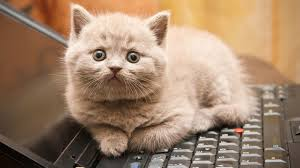
#> input picture download.jpeg, 300 x 168 px
$ jupyter execute Untitled.ipynb
#> lines starting #> are read from the running program, lines starting #| are printed output that depends on the picture; long printed decimals are rounded
[cell 1]
import cv2
import random
import numpy as np
from matplotlib import pyplot as plt

[cell 2]
img_gray = cv2.imread('download.jpeg',0)
#> img_gray: shape (168, 300); min 0, max 255, mean 137.5
cv2.imshow('lenna', img_gray)
key = cv2.waitKey()
#> (key Esc is pressed here)
if key == 27:
    cv2.destroyAllWindows()
print(img_gray)
#> (printed output is left out)

[cell 3]
print(img_gray.dtype)
#| uint8

[cell 4]
print(img_gray.shape)
#| (168, 300)

[cell 5]
img = cv2.imread('download.jpeg')
#> img is the input picture: shape (168, 300, 3); mean B, G, R 107.2, 131.8, 160.2
cv2.imshow('cat', img)
key = cv2.waitKey()
#> (key Esc is pressed here)
if key == 27:
    cv2.destroyAllWindows()

[cell 6]
img_crop = img[:100, 0:200]
cv2.imshow('crop', img_crop)
key = cv2.waitKey()
#> (key Esc is pressed here)
if key == 27:
    cv2.destroyAllWindows()

[cell 7]
B,G,R = cv2.split(img)
# cv2.imshow('B',B)
cv2.imshow('B',G)
cv2.imshow('B',R)
key = cv2.waitKey()
#> (key Esc is pressed here)
if key == 27:
    cv2.destroyAllWindows()

[cell 8]
def random_light_color(img):
    B,G,R = cv2.split(img)

    b_rand = random.randint(-50,50)
    if b_rand ==0:
        pass
    elif b_rand > 0:
        lim = 255 - b_rand
        B[B>lim] = 255
        B[B<=lim] = (b_rand+B[B<=lim]).astype(img.dtype)
    elif b_rand < 0:
        lim = 0 - b_rand
        B[B<lim] = 0
        B[B>=lim] = (b_rand + B[B>=lim]).astype(img.dtype)

    g_rand = random.randint(-50, 50)
    if g_rand == 0:
        pass
    elif g_rand >0:
        lim = 255 - g_rand
        G[G>lim] = 255
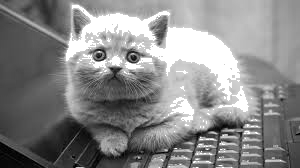
#> G: shape (168, 300); min 0, max 255, mean 135.5
        G[G<=lim] = (g_rand + G[G<=lim]).astype(img.dtype)
    elif g_rand < 0:
        lim = 0- g_rand
        G[G<lim] = 0
        G[G>=lim] = (g_rand + G[G>=lim]).astype(img.dtype)

    r_rand = random.randint(-50, 50)
    if r_rand == 0:
        pass
    elif r_rand > 0:
        lim = 255 - r_rand
        R[R > lim] = 255
#> R: shape (168, 300); min 1, max 255, mean 160.2
        R[R <= lim] = (r_rand + R[R <= lim]).astype(img.dtype)
    elif r_rand < 0:
        lim = 0 - r_rand
        R[R < lim] = 0
        R[R >= lim] = (r_rand + R[R >= lim]).astype(img.dtype)

    img_merge = cv2.merge((B, G, R))
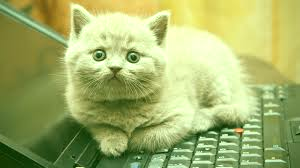
#> img_merge: shape (168, 300, 3); mean B, G, R 106.2, 177.4, 163.1
    #img = cv2.cvtColor(final_hsv, cv2.COLOR_HSV2BGR)
    return img_merge

[cell 9]
img_random_color = random_light_color(img)
cv2.imshow('img_random_color', img_random_color)
if key == cv2.waitKey():
#> (key Esc is pressed here)
    cv2.destroyAllWindows()

[cell 10]
def adjust_gamma(image, gamma = 1.0):
#> called with gamma = 4
    invGamma = 1.0/gamma
    table = []
    for i in range(256):
        table.append(((i/255.0)**invGamma)*255)
    table = np.array(table).astype('uint8')
    return cv2.LUT(image, table)
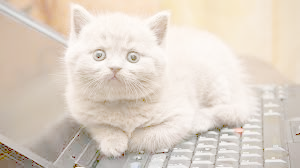
#> returned value: shape (168, 300, 3); mean of channels 0, 1, 2 198.3, 210.5, 222; drawn as B, G, R

img_brighter = adjust_gamma(img, 4)
# cv2.imshow('img_dark', img)
cv2.imshow('img_brighter', img_brighter)
key = cv2.waitKey()
#> (key Esc is pressed here)
if key == 27:
    cv2.destroyAllWindows()

[cell 11]
def adjust_gamma(image, gamma=1.0):
    invGamma = 1.0/gamma
    table = []
    for i in range(256):
        table.append(((i / 255.0) ** invGamma) * 255)
    table = np.array(table).astype("uint8")
    return cv2.LUT(image, table)

[cell 12]
ｉｍｇ_small_brighter = cv2.resize(img_brighter,
                                (int(img_brighter.shape[0]*0.5), int(img_brighter.shape[1]*0.5)))
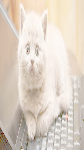
#> img_small_brighter: shape (150, 84, 3); mean B, G, R 198.1, 210.3, 221.9

plt.hist(img_brighter.flatten(), 256, [0, 256], color = 'r')
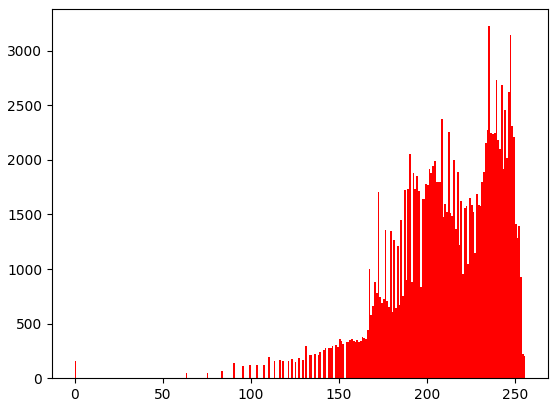
#> figure drawn by matplotlib, 1 panel; tallest bar 3224 high, from x = 235 to 236

[cell 13]
img_yuv = cv2.cvtColor(img_small_brighter, cv2.COLOR_BGR2YUV)
#> img_yuv: shape (150, 84, 3); mean of channels 0, 1, 2 212.4, 121.1, 136.4

[cell 14]
img_yuv = cv2.cvtColor(img_small_brighter, cv2.COLOR_BGR2YUV)
# equalize the histogram of the Y channel
img_yuv[:,:,0] = cv2.equalizeHist(img_yuv[:,:,0])   # only for 1 channel
#> img_yuv: shape (150, 84, 3); mean of channels 0, 1, 2 129.2, 121.1, 136.4
# convert the YUV image back to RGB format
img_output = cv2.cvtColor(img_yuv, cv2.COLOR_YUV2BGR)   # y: luminance(Ã÷ÁÁ¶È), u&v: É«¶È±¥ºÍ¶È
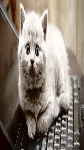
#> img_output: shape (150, 84, 3); mean B, G, R 116, 127, 138.7
cv2.imshow('Color input image', img_small_brighter)
cv2.imshow('Histogram equalized', img_output)
key = cv2.waitKey(0)
#> (key Esc is pressed here)
if key == 27:
    cv2.destroyAllWindows()

[cell 15]
img = cv2.imread('download.jpeg')
cv2.imshow('cat', img)
key = cv2.waitKey()
#> (key Esc is pressed here)
if key == 27:
    cv2.destroyAllWindows()

[cell 16]
img[:,:,0] = cv2.equalizeHist(img[:,:,0])
img[:,:,1] = cv2.equalizeHist(img[:,:,1])
img[:,:,2] = cv2.equalizeHist(img[:,:,2])
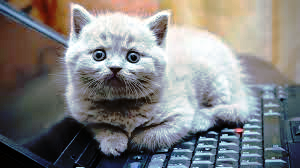
#> img: shape (168, 300, 3); mean B, G, R 127.9, 128.1, 128.2
cv2.imshow('cat', img)
key = cv2.waitKey()
#> (key Esc is pressed here)
if key == 27:
    cv2.destroyAllWindows()

[cell 17]
M = cv2.getRotationMatrix2D((img.shape[1] / 2, img.shape[0] / 2), 30, 1) # center, angle, scale
img_rotate = cv2.warpAffine(img, M, (img.shape[1], img.shape[0]))
cv2.imshow('rotated lenna', img_rotate)
key = cv2.waitKey(0)
#> (key Esc is pressed here)
if key == 27:
    cv2.destroyAllWindows()
print(M)
#| [[  0.866    0.5        -21.904]
#|  [ -0.5          0.866   86.254]]

[cell 18]
# set M[0][2] = M[1][2] = 0
print(M)
#| [[  0.866    0.5        -21.904]
#|  [ -0.5          0.866   86.254]]
img_rotate2 = cv2.warpAffine(img, M, (img.shape[1], img.shape[0]))
cv2.imshow('rotated lenna2', img_rotate2)
key = cv2.waitKey(0)
#> (key Esc is pressed here)
if key == 27:
    cv2.destroyAllWindows()
# explain translation

[cell 19]
M[0][2] = M[1][2] = 0

[cell 20]
img_rotate = cv2.warpAffine(img, M, (img.shape[1], img.shape[0]))
cv2.imshow('rotated lenna', img_rotate)
key = cv2.waitKey(0)
#> (key Esc is pressed here)
if key == 27:
    cv2.destroyAllWindows()
print(M)
#| [[ 0.866  0.5        0.       ]
#|  [-0.5        0.866  0.       ]]

[cell 21]
# scale+rotation+translation = similarity transform
M = cv2.getRotationMatrix2D((img.shape[1] / 2, img.shape[0] / 2), 30, 0.5) # center, angle, scale
img_rotate = cv2.warpAffine(img, M, (img.shape[1], img.shape[0]))
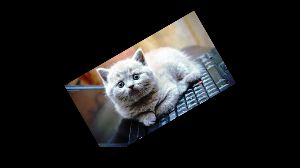
#> img_rotate: shape (168, 300, 3); mean B, G, R 32, 32, 32.1
cv2.imshow('rotated lenna', img_rotate)
key = cv2.waitKey(0)
#> (key Esc is pressed here)
if key == 27:
    cv2.destroyAllWindows()

print(M)
#| [[ 0.433   0.25       64.048]
#|  [-0.25        0.433  85.127]]

[cell 22]
##############################
# Affine Transform
rows, cols, ch = img.shape
#> rows = 168; cols = 300; ch = 3
pts1 = np.float32([[0, 0], [cols - 1, 0], [0, rows - 1]])
#> pts1 = [[0, 0], [299, 0], [0, 167]]
pts2 = np.float32([[cols * 0.2, rows * 0.1], [cols * 0.9, rows * 0.2], [cols * 0.1, rows * 0.9]])
#> pts2 = [[60, 16.8], [270, 33.6], [30, 151.2]]

M = cv2.getAffineTransform(pts1, pts2)
dst = cv2.warpAffine(img, M, (cols, rows))
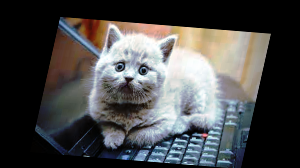
#> dst: shape (168, 300, 3); mean B, G, R 73.6, 73.7, 73.8

cv2.imshow('affine lenna', dst)
key = cv2.waitKey(0)
#> (key Esc is pressed here)
if key == 27:
    cv2.destroyAllWindows()

[cell 23]
# perspective transform
def random_warp(img, row, col):
#> called with row = 168, col = 300
    height, width, channels = img.shape

    # warp:
    random_margin = 60
    x1 = random.randint(-random_margin, random_margin)
    y1 = random.randint(-random_margin, random_margin)
    x2 = random.randint(width - random_margin - 1, width - 1)
    y2 = random.randint(-random_margin, random_margin)
    x3 = random.randint(width - random_margin - 1, width - 1)
    y3 = random.randint(height - random_margin - 1, height - 1)
    x4 = random.randint(-random_margin, random_margin)
    y4 = random.randint(height - random_margin - 1, height - 1)

    dx1 = random.randint(-random_margin, random_margin)
    dy1 = random.randint(-random_margin, random_margin)
    dx2 = random.randint(width - random_margin - 1, width - 1)
    dy2 = random.randint(-random_margin, random_margin)
    dx3 = random.randint(width - random_margin - 1, width - 1)
    dy3 = random.randint(height - random_margin - 1, height - 1)
    dx4 = random.randint(-random_margin, random_margin)
    dy4 = random.randint(height - random_margin - 1, height - 1)

    pts1 = np.float32([[x1, y1], [x2, y2], [x3, y3], [x4, y4]])
    pts2 = np.float32([[dx1, dy1], [dx2, dy2], [dx3, dy3], [dx4, dy4]])
    M_warp = cv2.getPerspectiveTransform(pts1, pts2)
    img_warp = cv2.warpPerspective(img, M_warp, (width, height))
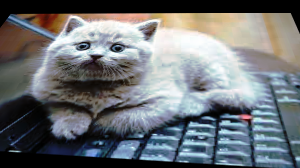
#> img_warp: shape (168, 300, 3); mean B, G, R 117.2, 113.8, 109.8
    return M_warp, img_warp
M_warp, img_warp = random_warp(img, img.shape[0], img.shape[1])
#> M_warp = [[0.823, -0.404, 10.61], [-0.00719, 0.474, 13.49], [-0.000382, -0.00215, 1]]
cv2.imshow('lenna_warp', img_warp)
key = cv2.waitKey(0)
#> (key Esc is pressed here)
if key == 27:
    cv2.destroyAllWindows()
